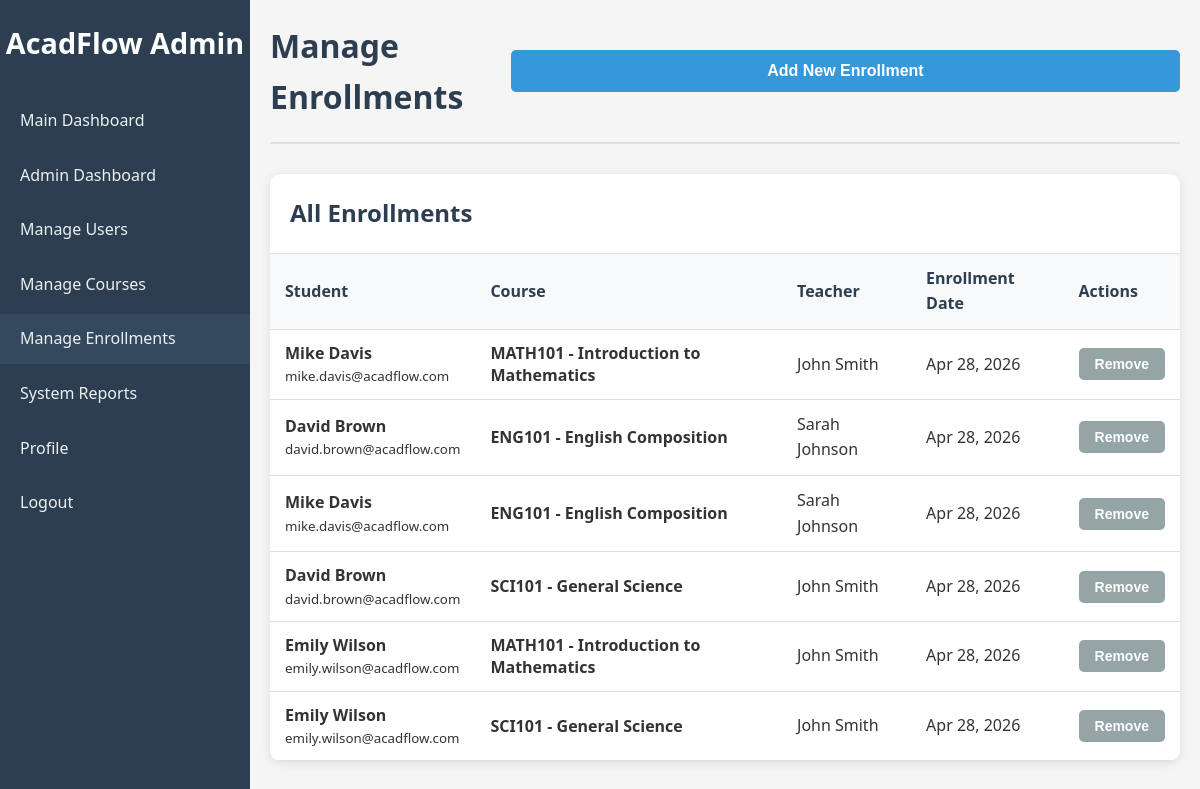
The app's page /admin/enrollments.php (signed in), older data.
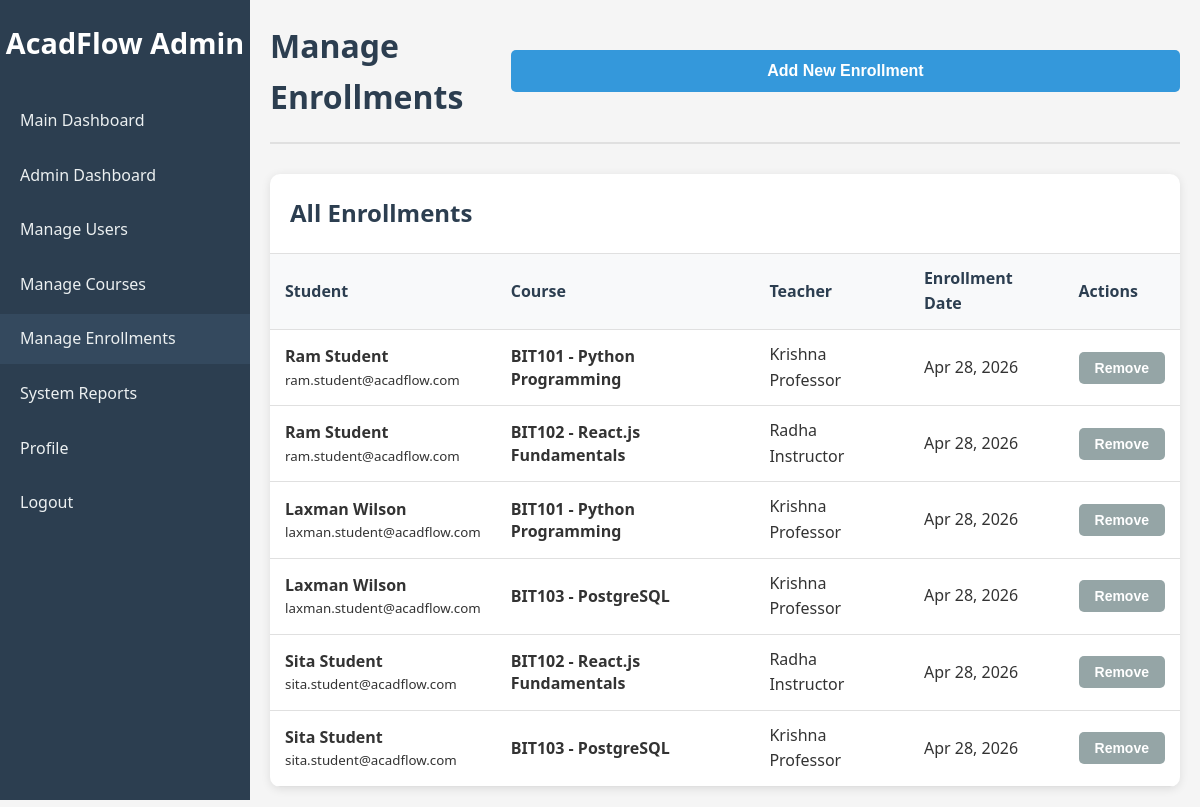
The same page, newer data.
### tables this page shows
CREATE TABLE enrollments (
    id INT AUTO_INCREMENT PRIMARY KEY,
    student_id INT NOT NULL,
    course_id INT NOT NULL,
    enrollment_date TIMESTAMP DEFAULT CURRENT_TIMESTAMP,
    FOREIGN KEY (student_id) REFERENCES users(id) ON DELETE CASCADE,
    FOREIGN KEY (course_id) REFERENCES courses(id) ON DELETE CASCADE,
    UNIQUE KEY unique_enrollment (student_id, course_id)
);

CREATE TABLE users (
    id INT AUTO_INCREMENT PRIMARY KEY,
    first_name VARCHAR(50) NOT NULL,
    last_name VARCHAR(50) NOT NULL,
    email VARCHAR(100) UNIQUE NOT NULL,
    password VARCHAR(255) NOT NULL,
    role ENUM('admin', 'teacher', 'student') NOT NULL,
    profile_photo VARCHAR(255) DEFAULT NULL,
    created_at TIMESTAMP DEFAULT CURRENT_TIMESTAMP,
    updated_at TIMESTAMP DEFAULT CURRENT_TIMESTAMP ON UPDATE CURRENT_TIMESTAMP
);

CREATE TABLE courses (
    id INT AUTO_INCREMENT PRIMARY KEY,
    course_code VARCHAR(20) UNIQUE NOT NULL,
    course_name VARCHAR(100) NOT NULL,
    description TEXT,
    teacher_id INT,
    created_at TIMESTAMP DEFAULT CURRENT_TIMESTAMP,
    FOREIGN KEY (teacher_id) REFERENCES users(id) ON DELETE SET NULL
);

### admin/enrollments.php (the view, shortened to what this page needs)
<?php
require_once '../config/database.php';
$enrollments_sql = "SELECT e.*,
                    u.first_name, u.last_name, u.email,
                    c.course_code, c.course_name,
                    t.first_name as teacher_first, t.last_name as teacher_last
                    FROM enrollments e
                    JOIN users u ON e.student_id = u.id
                    JOIN courses c ON e.course_id = c.id
                    LEFT JOIN users t ON c.teacher_id = t.id
                    ORDER BY e.enrollment_date DESC";
$enrollments_result = $conn->query($enrollments_sql);
$enrollments = $enrollments_result->fetch_all(MYSQLI_ASSOC);
?>
<!DOCTYPE html>
<html lang="en">
<head>
    <link rel="stylesheet" href="../assets/css/style.css">
</head>
<body>
    <div class="dashboard-container">
        <aside class="sidebar">
            <div class="sidebar-header">
                <h2>AcadFlow Admin</h2>
            </div>
            <nav class="sidebar-nav">
                <ul>
                    <li><a href="../dashboard.php">Main Dashboard</a></li>
                    <li><a href="index.php">Admin Dashboard</a></li>
                    <li><a href="users.php">Manage Users</a></li>
                    <li><a href="courses.php">Manage Courses</a></li>
                    <li><a href="enrollments.php" class="active">Manage Enrollments</a></li>
                    <li><a href="reports.php">System Reports</a></li>
                    <li><a href="../profile.php">Profile</a></li>
                    <li><a href="../logout.php">Logout</a></li>
                </ul>
            </nav>
        </aside>
        <main class="main-content">
            <header class="main-header">
                <h1>Manage Enrollments</h1>
                <button class="btn btn-primary" onclick="showAddForm()">Add New Enrollment</button>
            </header>
            <div class="table-container">
                <div class="table-header">
                    <h2>All Enrollments</h2>
                </div>
                <table>
                    <thead>
                        <tr>
                            <th>Student</th>
                            <th>Course</th>
                            <th>Teacher</th>
                            <th>Enrollment Date</th>
                            <th>Actions</th>
                        </tr>
                    </thead>
                    <tbody>
                        <?php foreach ($enrollments as $enrollment): ?>
                            <tr>
                                <td>
                                    <div class="student-info">
                                        <strong><?php echo htmlspecialchars($enrollment['first_name'] . ' ' . $enrollment['last_name']); ?></strong>
                                        <br>
                                        <small><?php echo htmlspecialchars($enrollment['email']); ?></small>
                                    </div>
                                </td>
                                <td>
                                    <div class="course-info">
                                        <strong><?php echo htmlspecialchars($enrollment['course_code'] . ' - ' . $enrollment['course_name']); ?></strong>
                                    </div>
                                </td>
                                <td>
                                    <?php if ($enrollment['teacher_first']): ?>
                                        <?php echo htmlspecialchars($enrollment['teacher_first'] . ' ' . $enrollment['teacher_last']); ?>
                                    <?php else: ?>
                                        <span class="no-teacher">No Teacher Assigned</span>
                                    <?php endif; ?>
                                </td>
                                <td><?php echo date('M j, Y', strtotime($enrollment['enrollment_date'])); ?></td>
                                <td>
                                    <form method="POST" action="" style="display: inline;">
                                        <button type="submit" class="btn btn-secondary" onclick="return confirm('Are you sure you want to remove this enrollment?')">Remove</button>
                                    </form>
                                </td>
                            </tr>
                        <?php endforeach; ?>
                    </tbody>
                </table>
            </div>
        </main>
    </div>
</body>
</html>

Row changes from the older to the newer data that the page shows:
changed through a linked row, enrollments (number 1 of 6 on the later page): student.last_name "Mike Davis" → "Ram Student"; student.email "mike.davis@acadflow.com" → "ram.student@acadflow.com"; course.course_name "MATH101 - Introduction to Mathematics" → "BIT101 - Python Programming"; users.first_name+last_name "John Smith" → "Krishna Professor"
changed through a linked row, enrollments (number 2 of 6 on the later page): student.last_name "Mike Davis" → "Ram Student"; student.email "mike.davis@acadflow.com" → "ram.student@acadflow.com"; course.course_name "ENG101 - English Composition" → "BIT102 - React.js Fundamentals"; users.first_name+last_name "Sarah Johnson" → "Radha Instructor"
changed through a linked row, enrollments (number 3 of 6 on the later page): student.last_name "Emily Wilson" → "Laxman Wilson"; student.email "emily.wilson@acadflow.com" → "laxman.student@acadflow.com"; course.course_name "MATH101 - Introduction to Mathematics" → "BIT101 - Python Programming"; users.first_name+last_name "John Smith" → "Krishna Professor"
changed through a linked row, enrollments (number 4 of 6 on the later page): student.last_name "Emily Wilson" → "Laxman Wilson"; student.email "emily.wilson@acadflow.com" → "laxman.student@acadflow.com"; course.course_name "SCI101 - General Science" → "BIT103 - PostgreSQL"; users.first_name+last_name "John Smith" → "Krishna Professor"
changed through a linked row, enrollments (number 5 of 6 on the later page): student.last_name "David Brown" → "Sita Student"; student.email "david.brown@acadflow.com" → "sita.student@acadflow.com"; course.course_name "ENG101 - English Composition" → "BIT102 - React.js Fundamentals"; users.first_name+last_name "Sarah Johnson" → "Radha Instructor"; moves down the list
changed through a linked row, enrollments (number 6 of 6 on the later page): student.last_name "David Brown" → "Sita Student"; student.email "david.brown@acadflow.com" → "sita.student@acadflow.com"; course.course_name "SCI101 - General Science" → "BIT103 - PostgreSQL"; users.first_name+last_name "John Smith" → "Krishna Professor"; moves down the list
